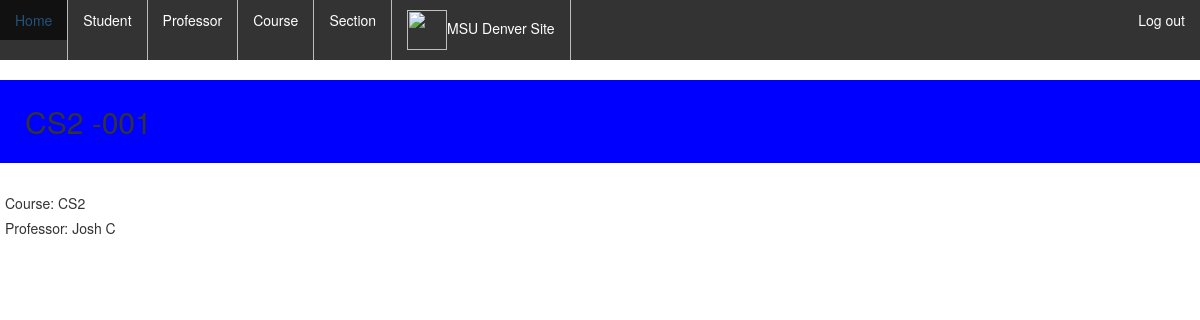
Page /section/1/ (signed in) on the committed database.
### college/models.py (models this page shows, shortened)
class Section(models.Model):
    name = models.CharField(max_length=55)
    course = models.ForeignKey(Course)
    professor = models.ForeignKey(Professor)

class Course(models.Model):
    name = models.CharField(max_length=55)
    department = models.CharField(max_length=55)
    number = models.IntegerField()
    def __unicode__(self):
        return self.name

class Professor(models.Model):
    professor_id = models.IntegerField()
    name = models.CharField(max_length=55)
    office_number = models.IntegerField()
    salary = models.FloatField()
    def __unicode__(self):
        return self.name

### college/views.py (the view)
# urls.py: url(r'^section/(?P<id>\d+)/', views.section_detail, name='section_detail'),
@login_required
def section_detail(request, id):
    try:
        section_info = Section.objects.get(id=id)
    except Student.DoesNotExist:
        raise Http404('This section does not exist')
    return render(request, 'section/section_detail.html', {
        'section': section_info
    })

### college/templates/section/section_detail.html (shortened to what this page needs)
{% extends "index.html" %}
{% block content %}
<h2 class="jumbotron">{{section.name}}</h2>
<p style="margin: 5px">Course: {{section.course}}</p>
<p style="margin: 5px">Professor: {{section.professor}}</p>
{% endblock content %}

### college/static/college/style.css (style rules this page uses)
.jumbotron { background-color: blue; padding: 25px; }
body { background: url("./MSUDenver_50th_Formal.png"); background-size: 200px 200px; background-repeat: no-repeat; background-position: 50% 250px; background-margin: }

### rows in the picture
Section: name "CS2 -001", course "CS2", professor "Josh C"
